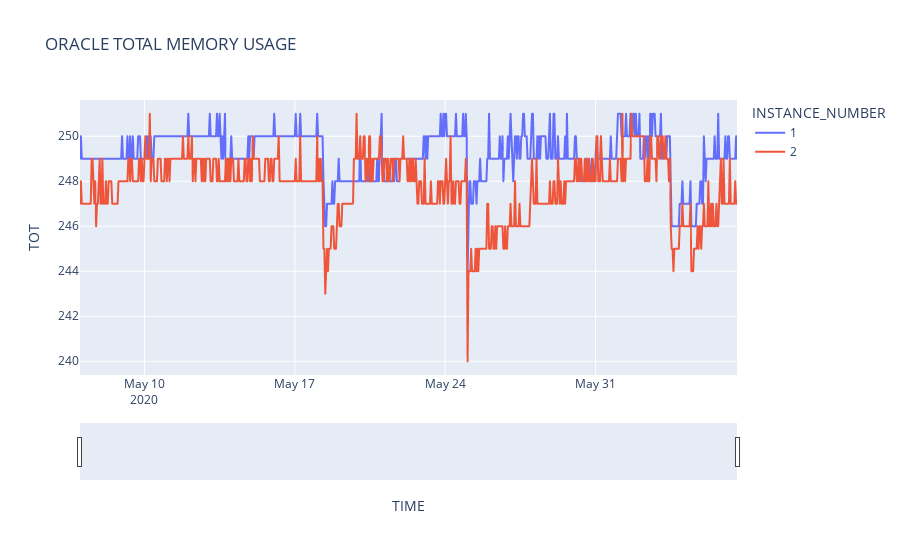

The code cell stored with this chart in its notebook:
### Markdown cell above
## M2M TOTAL MEMORY PER INSTANCE (SGA+PGA) MB

### Code cell
import pandas as pd
import plotly.express as px
df = pd.read_csv('https://raw.githubusercontent.com/unpetee/getocidisks/master/m2mmemory_usage.csv')
df['TIME']= pd.to_datetime(df['TIME'],format="%d/%m/%Y %H:%M")
fig = px.line(df, x = 'TIME', y = 'TOT',color='INSTANCE_NUMBER', title='ORACLE TOTAL MEMORY USAGE')
fig.update_xaxes(rangeslider_visible=True)
fig.show()

### Figure 1 — Plotly figure (JSON) as saved in the notebook; plotly's stock layout.template omitted (floating-point values rounded to 4 significant figures; data arrays with more than 128 entries replaced by an {"elided": "..."} marker saying what was removed)
{"data": [{"hovertemplate": "INSTANCE_NUMBER=1<br>TIME=%{x}<br>TOT=%{y}<extra></extra>", "legendgroup": "1", "line": {"color": "#636efa", "dash": "solid"}, "mode": "lines", "name": "1", "showlegend": true, "type": "scattergl", "x": {"elided": "735 str values"}, "xaxis": "x", "y": {"elided": "735 int values"}, "yaxis": "y"}, {"hovertemplate": "INSTANCE_NUMBER=2<br>TIME=%{x}<br>TOT=%{y}<extra></extra>", "legendgroup": "2", "line": {"color": "#EF553B", "dash": "solid"}, "mode": "lines", "name": "2", "showlegend": true, "type": "scattergl", "x": {"elided": "735 str values"}, "xaxis": "x", "y": {"elided": "735 int values"}, "yaxis": "y"}], "layout": {"autosize": true, "legend": {"title": {"text": "INSTANCE_NUMBER"}, "tracegroupgap": 0}, "title": {"text": "ORACLE TOTAL MEMORY USAGE"}, "xaxis": {"anchor": "y", "autorange": true, "domain": [0, 1], "range": ["2020-05-07", "2020-06-06 14:00"], "rangeslider": {"autorange": true, "range": ["2020-05-07", "2020-06-06 14:00"], "visible": true, "yaxis": {"_template": null, "rangemode": "match"}}, "showspikes": false, "title": {"text": "TIME"}, "type": "date"}, "yaxis": {"anchor": "x", "autorange": true, "domain": [0, 1], "range": [239.4, 251.6], "title": {"text": "TOT"}, "type": "linear"}}}
